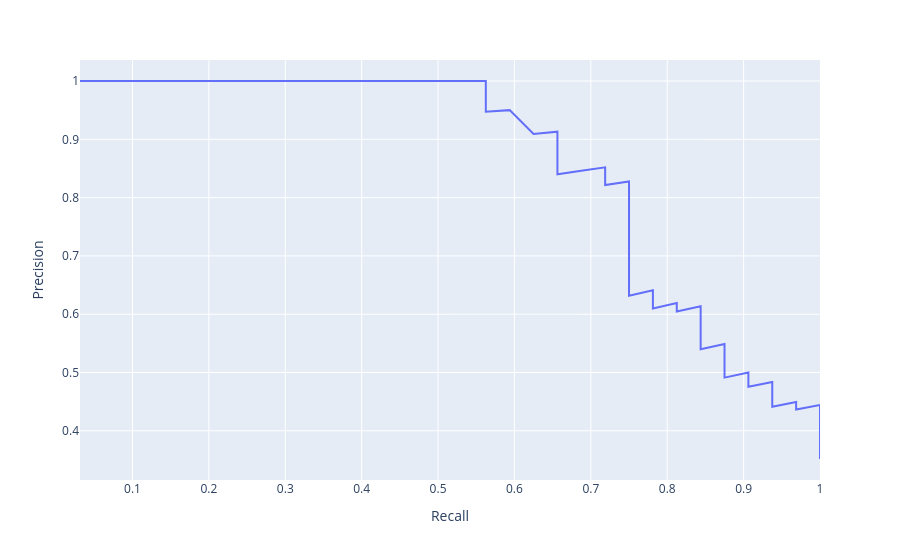

The notebook cell this image was saved under:
### Code cell
fig = px.line(x=recall[:-1], y = precision[:-1], hover_name=threshold)
fig.update_xaxes(title="Recall")
fig.update_yaxes(title="Precision")
fig
